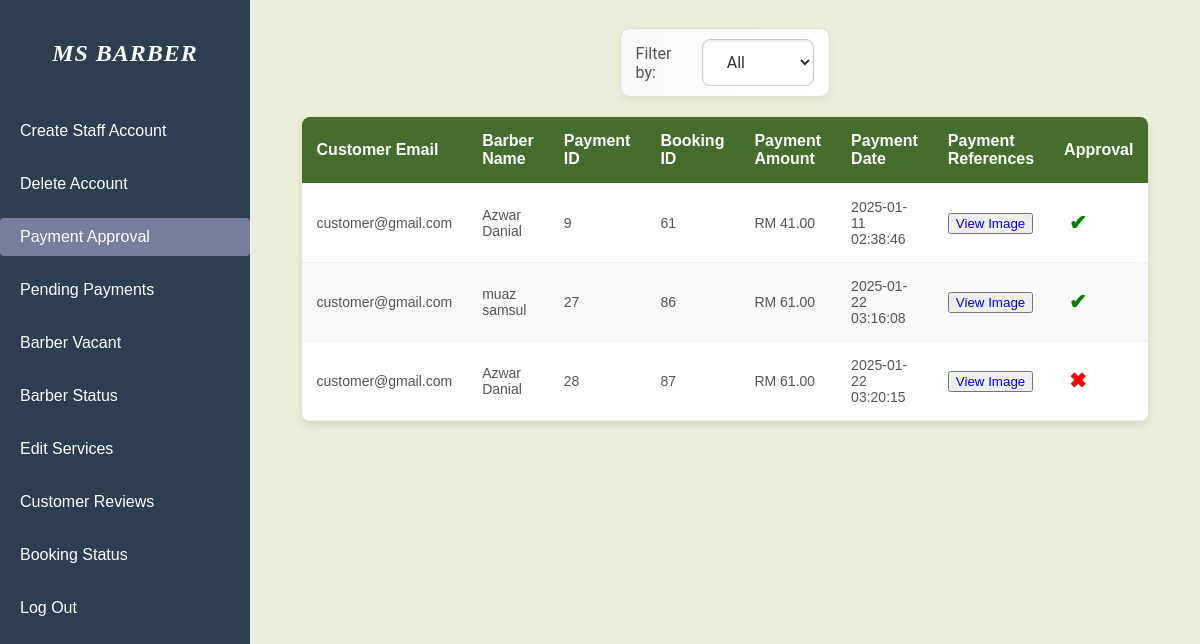
The app's page /admin-payapproval.php with its own data.
### tables this page shows
CREATE TABLE `payment` (
  `payment_id` int(11) NOT NULL,
  `booking_id` int(11) NOT NULL,
  `payment_amount` double NOT NULL,
  `payment_date` timestamp NOT NULL DEFAULT current_timestamp() ON UPDATE current_timestamp(),
  `payment_status` varchar(30) NOT NULL,
  `payment_references` longblob NOT NULL
);

CREATE TABLE `customer` (
  `customer_id` int(11) NOT NULL,
  `customer_fname` varchar(50) NOT NULL,
  `customer_lname` varchar(50) NOT NULL,
  `customer_email` varchar(50) NOT NULL,
  `customer_phone` varchar(20) NOT NULL,
  `customer_password` varchar(255) NOT NULL
);

CREATE TABLE `barber` (
  `barber_id` int(11) NOT NULL,
  `barber_email` varchar(50) NOT NULL,
  `barber_fname` varchar(50) NOT NULL,
  `barber_lname` varchar(50) NOT NULL,
  `barber_image` longblob NOT NULL,
  `barber_status` int(1) NOT NULL,
  `barber_password` varchar(255) NOT NULL,
  `barber_DOB` varchar(50) NOT NULL,
  `barber_phoneNumber` varchar(20) NOT NULL,
  `barber_exp` varchar(2) NOT NULL,
  `role` varchar(50) NOT NULL
);

### admin-payapproval.php (the view, shortened to what this page needs)
<?php
    include('connect.php');
    $filter = isset($_GET['filter']) ? $_GET['filter'] : 'all';
    $filterCondition = "";
    $sql = "SELECT c.customer_email, b.barber_fname, b.barber_lname, p.payment_id, p.booking_id, p.payment_amount, p.payment_date, p.payment_references, p.payment_status
            FROM payment p
            JOIN booking bk ON p.booking_id = bk.booking_id
            JOIN customer c ON bk.customer_id = c.customer_id
            JOIN barber b ON bk.barber_id = b.barber_id
            $filterCondition";
    $result = $conn->query($sql);
    $payments = $result->fetch_all(MYSQLI_ASSOC);
    function getCurrentPage() {
        return basename($_SERVER['PHP_SELF']);
    }
    $currentPage = getCurrentPage();
?>
<!DOCTYPE html>
<html lang="en">
<head>
    <link rel="stylesheet" href="admin.css">
</head>
<body>
    <header id="header">
        <div class="sidebar">
            <nav class="nav-bar">
                <a href="admin-homepage.php" class="logo"><span>MS Barber</span></a>
                <ul>
                    <li><a href="admin-createbarber.php" class="<?php echo ($currentPage == 'admin-createbarber.php') ? 'active' : ''; ?>">Create Staff Account</a></li>
                    <li><a href="admin-deleteaccount.php" class="<?php echo ($currentPage == 'admin-deleteaccount.php') ? 'active' : ''; ?>">Delete Account</a></li>
                    <li><a href="admin-payapproval.php" class="<?php echo ($currentPage == 'admin-payapproval.php') ? 'active' : ''; ?>">Payment Approval</a></li>
                    <li><a href="admin-pendingpayment.php" class="<?php echo ($currentPage == 'admin-pendingpayment.php') ? 'active' : ''; ?>">Pending Payments</a></li>
                    <li><a href="admin-updateavailable.php" class="<?php echo ($currentPage == 'admin-updateavailable.php') ? 'active' : ''; ?>">Barber Vacant</a></li>
                    <li><a href="admin-barberstatus.php" class="<?php echo ($currentPage == 'admin-barberstatus.php') ? 'active' : ''; ?>">Barber Status</a></li>
                    <li><a href="admin-editservice.php" class="<?php echo ($currentPage == 'admin-editservice.php') ? 'active' : ''; ?>">Edit Services</a></li>
                    <li><a href="admin-reviewcust.php" class="<?php echo ($currentPage == 'admin-reviewcust.php') ? 'active' : ''; ?>">Customer Reviews</a></li>
                    <li><a href="admin-barbermonitor.php" class="<?php echo ($currentPage == 'admin-barbermonitor.php') ? 'active' : ''; ?>">Booking Status</a></li>
                    <li><a href="user-logout.php">Log Out</a></li>
                </ul>
            </nav>
        </div>
    </header>
    <main>
    <form method="GET" id="filter-form" class="filter-form">
        <label for="filter" class="filter-label">Filter by:</label>
        <select name="filter" id="filter" class="filter-select" onchange="document.getElementById('filter-form').submit();">
            <option value="all" <?php echo $filter === 'all' ? 'selected' : ''; ?>>All</option>
        </select>
    </form>
    <table>
        <thead>
            <tr>
                <th>Customer Email</th>
                <th>Barber Name</th>
                <th>Payment ID</th>
                <th>Booking ID</th>
                <th>Payment Amount</th>
                <th>Payment Date</th>
                <th>Payment References</th>
                <th>Approval</th>
            </tr>
        </thead>
        <tbody>
            <?php if (empty($payments)): ?>
                <tr>
                    <td colspan="8">No payments found.</td>
                </tr>
            <?php else: ?>
                <?php foreach ($payments as $payment): ?>
                    <tr>
                        <td><?php echo htmlspecialchars($payment['customer_email']); ?></td>
                        <td><?php echo htmlspecialchars($payment['barber_fname']) . " " . htmlspecialchars($payment['barber_lname']); ?></td>
                        <td><?php echo htmlspecialchars($payment['payment_id']); ?></td>
                        <td><?php echo htmlspecialchars($payment['booking_id']); ?></td>
                        <td>RM <?php echo number_format($payment['payment_amount'], 2); ?></td>
                        <td><?php echo htmlspecialchars($payment['payment_date']); ?></td>
                        <td>
                            <button><a href="admin-payimage.php?payment_id=<?php echo htmlspecialchars($payment['payment_id']); ?>" target="_blank">
                                View Image
                            </a></button>
                        </td>
                        <td>
                            <?php if ($payment['payment_status'] === 'accepted'): ?>
                                <span class="status-icon accepted">&#x2714;</span>
                            <?php elseif ($payment['payment_status'] === 'rejected'): ?>
                                <span class="status-icon rejected">&#x2716;</span>
                            <?php endif; ?>
                        </td>
                    </tr>
                <?php endforeach; ?>
            <?php endif; ?>
        </tbody>
    </table>
    </main>
</body>
</html>

### admin.css (style rules this page uses)
body { background-color: #eceedb; font-family: Arial, Helvetica, sans-serif; }
a { text-decoration: none; }
header { position: -webkit-sticky; position: sticky; top: 0; transition: background-color 0.4s ease-in-out; }
.sidebar { width: 250px; background-color: #2c3e50; color: white; padding: 20px 0; position: fixed; height: 100vh; top: 0; left: 0; z-index: 1000; }
.nav-bar { padding: 0; display: flex; flex-direction: column; }
.nav-bar .logo { font-size: 24px; font-weight: bold; color: #fff; text-transform: uppercase; padding: 20px 20px 10px 20px; text-align: center; letter-spacing: 1px; margin-bottom: 20px; }
.nav-bar ul { list-style: none; padding: 0; margin: 0; }
.nav-bar ul li { margin: 15px 0; }
.nav-bar ul li a { color: #fff; text-decoration: none; font-size: 16px; font-weight: 500; padding: 10px 20px; display: block; border-radius: 5px; transition: background-color 0.3s, color 0.3s; }
.sidebar .nav-bar ul li a:hover, .sidebar .nav-bar ul li a.active { color: #fff; background-color: #757f9b; border-radius: 4px; }
main { margin-left: 250px; padding: 20px; flex-grow: 1; }
.logo { font-size: 30px; font-weight: bold; color: black; text-decoration: none; padding: 10px; transition: background-color 0.3s; cursor: pointer; font-family: 'Source Code Pro'; font-style: italic; }
table { width: 80%; margin: 20px auto; border-collapse: collapse; background-color: #fff; box-shadow: 0 4px 8px rgba(0, 0, 0, 0.1); border-radius: 8px; overflow: hidden; }
table thead { background-color: #476d2c; color: white; text-align: left; font-size: 16px; }
table th, table td { padding: 15px; border-bottom: 1px solid #f0f0f0; }
table tbody tr:nth-child(even) { background-color: #f9f9f9; }
table td { font-size: 14px; color: #555; }
table th { font-size: 16px; }
.status-icon { font-size: 1.5em; font-weight: bold; padding: 5px; }
.status-icon.accepted { color: green; }
.status-icon.rejected { color: red; }
.filter-form { display: flex; align-items: center; justify-content: flex-start; width: 20%; gap: 15px; padding: 10px 15px; background: linear-gradient(90deg, #f9f9f9, #ffffff); border: 1px solid #ddd; border-radius: 10px; margin-bottom: 20px; margin-left: auto; margin-right: auto; box-shadow: 0 4px 10px rgba(0, 0, 0, 0.05); }
.filter-label { font-family: 'Roboto', sans-serif; font-size: 16px; color: #555; }
.filter-select { width: 70%; padding: 12px 20px; font-size: 16px; font-family: 'Roboto', sans-serif; color: #333; background: #fff; border: 1px solid #ccc; border-radius: 8px; transition: all 0.3s ease; box-shadow: inset 0 1px 3px rgba(0, 0, 0, 0.1); }

### records on screen
payment: customer.customer_email "customer@gmail.com", barber.barber_fname "Azwar", barber.barber_lname "Danial", payment_id "9", booking "61", payment_amount "41.00", payment_date "2025-01-11 02:38:46"
payment: customer.customer_email "customer@gmail.com", barber.barber_fname "muaz", barber.barber_lname "samsul", payment_id "27", booking "86", payment_amount "61.00", payment_date "2025-01-22 03:16:08"
payment: customer.customer_email "customer@gmail.com", barber.barber_fname "Azwar", barber.barber_lname "Danial", payment_id "28", booking "87", payment_amount "61.00", payment_date "2025-01-22 03:20:15"
